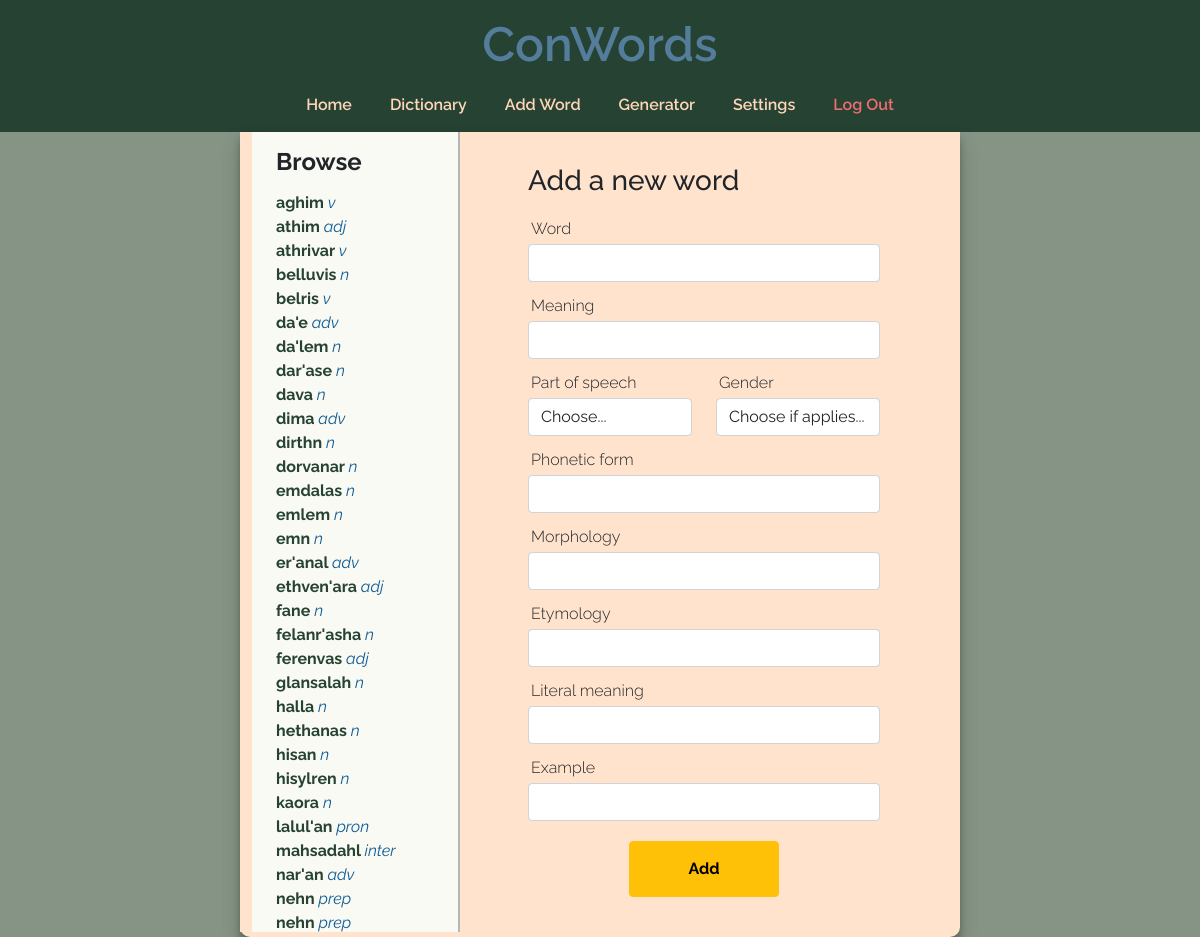
Before: /addword (signed in) with the older database file.
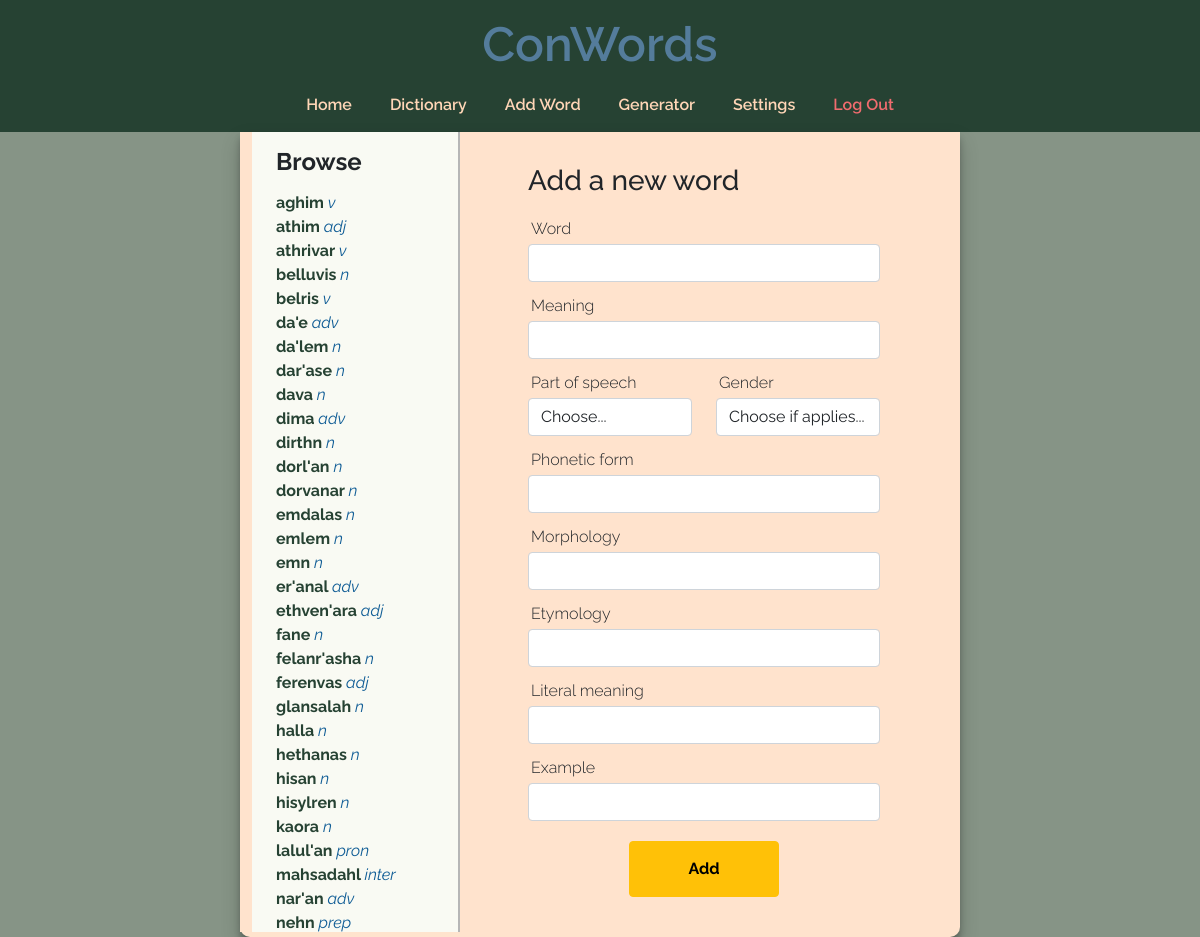
After: the same page with the newer database file.
### tables this page shows
CREATE TABLE entries (
id INTEGER NOT NULL PRIMARY KEY AUTOINCREMENT,
word_id INTEGER NOT NULL,
meaning_id INTEGER NOT NULL,
part_of_speech_id INTEGER,
grammatical_gender_id INTEGER,
phonetic_form TEXT,
morphology TEXT,
etymology TEXT,
literal_meaning TEXT,
example TEXT,
user_id INTEGER NOT NULL,
FOREIGN KEY(word_id) REFERENCES words(id),
FOREIGN KEY(meaning_id) REFERENCES meanings(id),
FOREIGN KEY(part_of_speech_id) REFERENCES parts_of_speech(id),
FOREIGN KEY(grammatical_gender_id) REFERENCES grammatical_genders(id),
FOREIGN KEY(user_id) REFERENCES users(id)
);

CREATE TABLE words (
id INTEGER NOT NULL PRIMARY KEY AUTOINCREMENT,
word TEXT NOT NULL,
user_id INTEGER NOT NULL,
FOREIGN KEY(user_id) REFERENCES users(id)
);

CREATE TABLE parts_of_speech (
id INTEGER NOT NULL PRIMARY KEY AUTOINCREMENT,
part_of_speech TEXT NOT NULL,
abbreviation TEXT,
user_id INTEGER NOT NULL,
FOREIGN KEY(user_id) REFERENCES users(id)
);

### app.py (the view, shortened to what this page needs)
@app.route("/addword", methods=["GET", "POST"])
@login_required
def add_word():
    db = get_db()
    words = db.execute("SELECT entries.id, word, abbreviation FROM entries, words, parts_of_speech WHERE entries.word_id = words.id AND entries.part_of_speech_id = parts_of_speech.id AND entries.user_id = ? ORDER BY word;", (session["user_id"],)).fetchall()
    pos_list = db.execute("SELECT part_of_speech FROM parts_of_speech WHERE user_id = ?;", (session["user_id"],)).fetchall()
    gram_gender_list = db.execute("SELECT grammatical_gender FROM grammatical_genders WHERE user_id = ?;", (session["user_id"], )).fetchall()
    if len(pos_list) == 0:
        return render_template("addword.html", pos_list=pos_list, gram_gender_list=gram_gender_list, words=words, pos_list_empty=True)
    db.close()
    return render_template("addword.html", pos_list=pos_list, gram_gender_list=gram_gender_list, words=words)

### app.py (called while the page is built)
@app.after_request
def after_request(response):
    response.headers["Cache-Control"] = "no-cache, no-store, must-revalidate"
    response.headers["Expires"] = 0
    response.headers["Pragma"] = "no-cache"
    return response

### helpers.py (called while the page is built)
def get_db():
    connection = sqlite3.connect("conlang.db")
    return connection

def login_required(f):
    @wraps(f)
    def decorated_function(*args, **kwargs):
        if session.get("user_id") is None:
            return redirect("/login")
        return f(*args, **kwargs)
    return decorated_function

### templates/addword.html (shortened to what this page needs)
{% extends "layout.html" %}
{% block main %}
<div class="row mainrow">
    <div class="col-sm-4 left-menu">
        <div class="dict-display">
            <h4><strong>Browse</strong></h4>
            {% for word in words %}
                <a class="dict-link" name="word-link" href="/dictionary?value={{ word[0] }}">{{ word[1] }} <span class="abbr">{{ word[2] }}</span></a><br/>
            {% endfor %}
        </div>
    </div>
    <div class="col-sm-8">
        <div class="right-inner-col">
            <form action="/addword" method="post">
                <h3>Add a new word</h3>
                <div class="form-row">
                    <div class="form-group">
                        <label for="inputWord">Word</label>
                        <input type="text" class="form-control" id="inputWord" name="inputWord" value="{{ new_word }}" autocomplete="off">
                    </div>
                    <div class="form-group">
                        <label for="inputMeaning">Meaning</label>
                        <input type="text" class="form-control" id="inputMeaning" name="inputMeaning" autocomplete="off">
                    </div>
                    <div class="form-row row">
                        <div class="form-group col-md-6">
                            <label for="inputPOS">Part of speech</label>
                            <select id="inputPOS" name="inputPOS" class="form-control">
                                <option disabled selected>Choose...</option>
                            </select>
                        </div>
                        <div class="form-group col-md-6">
                            <label for="inputGender">Gender</label>
                            <select id="inputGender" name="inputGender" class="form-control">
                                <option value="none" selected>Choose if applies...</option>
                            </select>
                        </div>
                    </div>
                </div>
                <div class="form-group">
                    <label for="inputPhonetic">Phonetic form</label>
                    <input type="text" class="form-control" name="inputPhonetic" id="inputPhonetic">
                </div>
                <div class="form-group">
                    <label for="inputMorphology">Morphology</label>
                    <input type="text" class="form-control" name="inputMorphology" id="inputMorphology">
                </div>
                <div class="form-group">
                    <label for="inputEtymology">Etymology</label>
                    <input type="text" class="form-control" name="inputEtymology" id="inputEtymology">
                </div>
                <div class="form-group">
                    <label for="inputLiteralMeaning">Literal meaning</label>
                    <input type="text" class="form-control" name="inputLiteralMeaning" id="inputLiteralMeaning">
                </div>
                <div class="form-group">
                    <label for="inputExample">Example</label>
                    <input type="text" class="form-control" name="inputExample" id="inputExample">
                </div>
                <div class="btn-cenetered-div">
                    <button type="submit" class="btn btn-warning big-btn">Add</button>
                </div>
            </form>
        </div>
    </div>
</div>
{% endblock %}

Changed rows visible on the page:
no longer on this page (row unchanged): entries: {{ word[0] }} 31 (drawn), word "nehn", abbreviation "prep"
added entries: {{ word[0] }} 55 (drawn), word "dorl'an", abbreviation "n"
